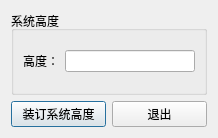
<?xml version="1.0" encoding="UTF-8"?>
<ui version="4.0">
 <class>sysHeightDialog</class>
 <widget class="QDialog" name="sysHeightDialog">
  <property name="geometry">
   <rect>
    <x>0</x>
    <y>0</y>
    <width>218</width>
    <height>138</height>
   </rect>
  </property>
  <property name="windowTitle">
   <string>装订系统高度</string>
  </property>
  <layout class="QGridLayout" name="gridLayout">
   <item row="0" column="0" colspan="2">
    <widget class="QGroupBox" name="groupBox">
     <property name="title">
      <string>系统高度</string>
     </property>
     <layout class="QGridLayout" name="gridLayout_2">
      <item row="0" column="0">
       <layout class="QHBoxLayout" name="horizontalLayout">
        <item>
         <widget class="QLabel" name="label">
          <property name="text">
           <string>高度：</string>
          </property>
         </widget>
        </item>
        <item>
         <widget class="QLineEdit" name="lineEdit"/>
        </item>
       </layout>
      </item>
     </layout>
    </widget>
   </item>
   <item row="1" column="0">
    <widget class="QPushButton" name="pushButton">
     <property name="text">
      <string>装订系统高度</string>
     </property>
    </widget>
   </item>
   <item row="1" column="1">
    <widget class="QPushButton" name="pushButton_2">
     <property name="text">
      <string>退出</string>
     </property>
    </widget>
   </item>
  </layout>
 </widget>
 <resources/>
 <connections/>
</ui>
